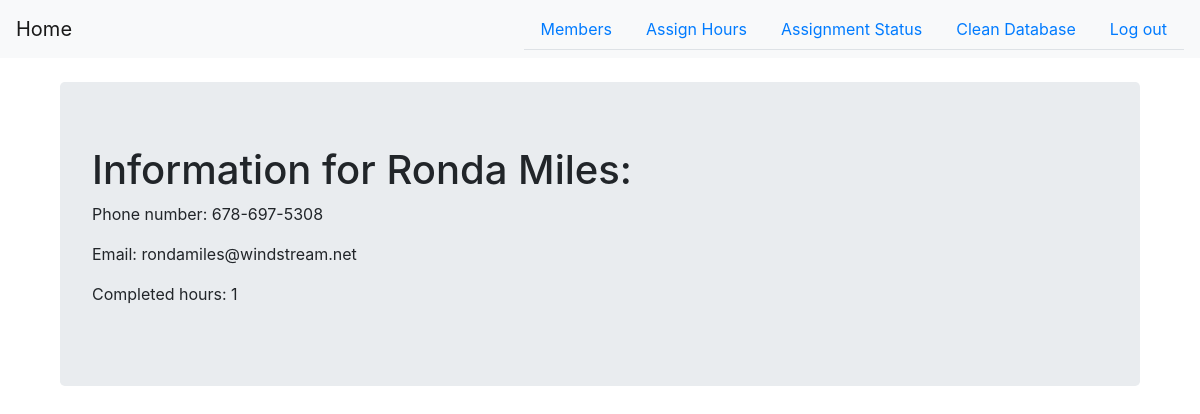
/member/2 (signed in), run on the app's committed database.
### app.py (models this page shows, shortened)
class Member(db.Model):
    id = db.Column(db.Integer, primary_key=True)
    first = db.Column(db.Text)
    last = db.Column(db.Text)
    phone = db.Column(db.Text)
    email = db.Column(db.Text)
    status = db.Column(db.Text)
    active = db.Column(db.Boolean)
    hours = db.Column(db.Integer)
    assigned = db.Column(db.Boolean)

### app.py (the view)
@app.route('/member/<identifier>')
@login_required
def member_page(identifier):
    member = Member.query.get(identifier)
    return render_template('member_page.html', member=member)

### app.py (called while the page is built)
@login_manager.user_loader
def load_user(user_id):
    return User.query.get(user_id)

### templates/member_page.html
{% extends "base.html" %}
{% block content %}
    <br>
    <div class="jumbotron" style="margin-right: 5%; margin-left: 5%">
        <h1>Information for {{ member.first + ' ' + member.last}}:</h1>
        <p>Phone number: {{ member.phone }}</p>
        <p>Email: {{ member.email }}</p>
        <p>Completed hours: {{ member.hours }}</p>
    </div>
{% endblock %}

### data on the page
Member: first+last "Ronda Miles", phone "678-697-5308", email "rondamiles@windstream.net", hours "1"
